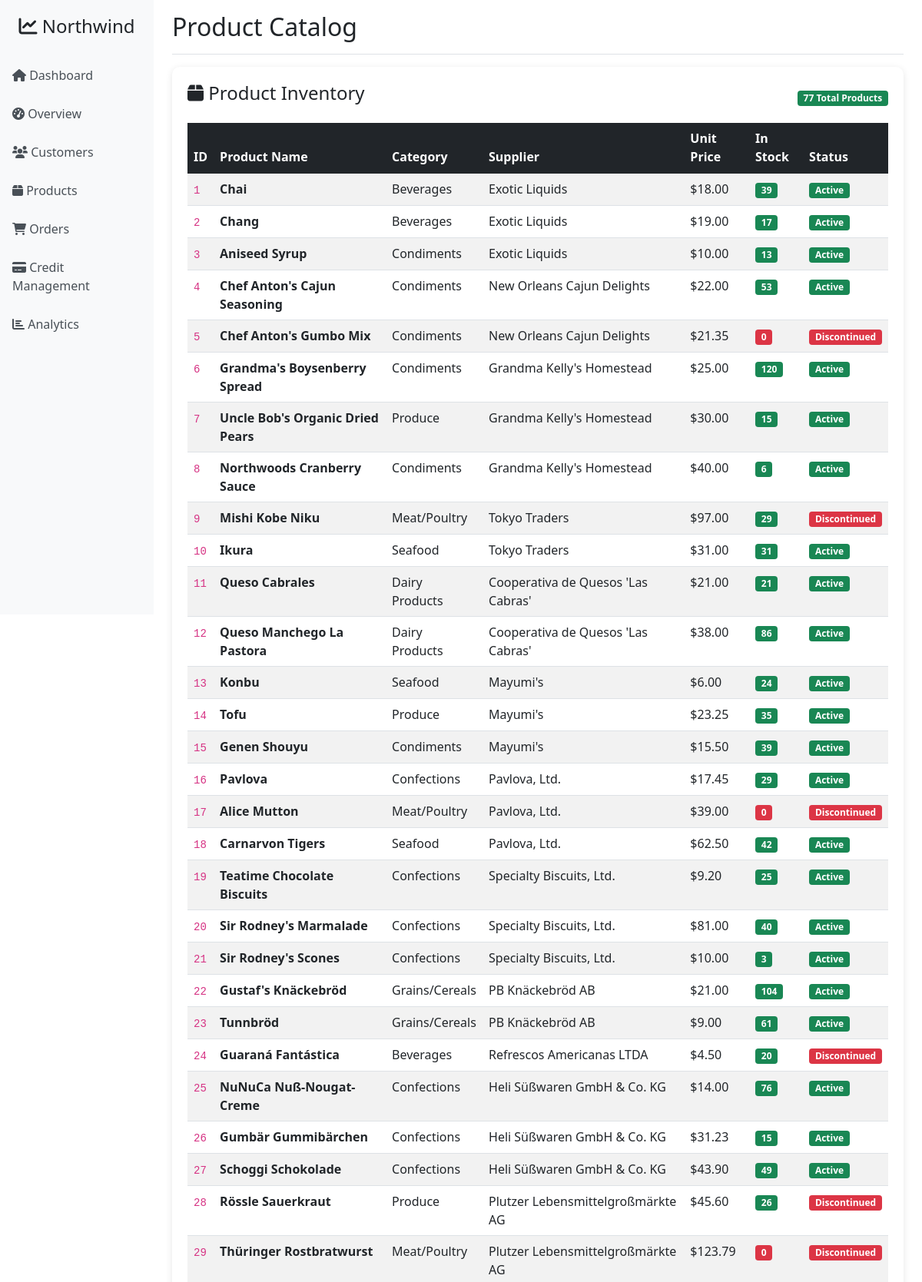
Page /products (upper part) on the committed database.
### src/models/northwind.py (models this page shows, shortened)
class Product(Base):
    __tablename__ = 'Product'
    Id = Column(Integer, primary_key=True)
    ProductName = Column(String(8000))
    SupplierId = Column(Integer, ForeignKey('Supplier.Id'), nullable=False)
    CategoryId = Column(Integer, ForeignKey('CategoryTableNameTest.Id'), nullable=False)
    QuantityPerUnit = Column(String(8000))
    UnitPrice = Column(Numeric, nullable=False)
    UnitsInStock = Column(Integer, nullable=False)
    UnitsOnOrder = Column(Integer, nullable=False)
    ReorderLevel = Column(Integer, nullable=False)
    Discontinued = Column(Integer, nullable=False)
    UnitsShipped = Column(Integer)
    supplier = relationship("Supplier", back_populates="products")
    category = relationship("Category", back_populates="products")
    order_details = relationship("OrderDetail", back_populates="product")
    def to_dict(self):
        return {
            'Id': self.Id,
            'ProductName': self.ProductName,
            'SupplierId': self.SupplierId,
            'CategoryId': self.CategoryId,
            'QuantityPerUnit': self.QuantityPerUnit,
            'UnitPrice': float(self.UnitPrice) if self.UnitPrice else None,
            'UnitsInStock': self.UnitsInStock,
            'UnitsOnOrder': self.UnitsOnOrder,
            'ReorderLevel': self.ReorderLevel,
            'Discontinued': self.Discontinued,
            'UnitsShipped': self.UnitsShipped
        }

class Category(Base):
    __tablename__ = 'CategoryTableNameTest'
    Id = Column(Integer, primary_key=True)
    CategoryName_ColumnName = Column(String(8000))
    Description = Column(String(8000))
    Client_id = Column(Integer)
    products = relationship("Product", back_populates="category")

class Supplier(Base):
    __tablename__ = 'Supplier'
    Id = Column(Integer, primary_key=True)
    CompanyName = Column(String(8000))
    ContactName = Column(String(8000))
    ContactTitle = Column(String(8000))
    Address = Column(String(8000))
    City = Column(String(8000))
    Region = Column(String(8000))
    PostalCode = Column(String(8000))
    Country = Column(String(8000))
    Phone = Column(String(8000))
    Fax = Column(String(8000))
    HomePage = Column(String(8000))
    products = relationship("Product", back_populates="supplier")

### src/routes/main_routes.py (the view)
@bp.route('/products')
def products():
    try:
        data_service = DataService()
        products = data_service.get_products_with_details()
        categories = data_service.get_categories()
        return render_template('products.html', products=products, categories=categories)
    except Exception as e:
        return render_template('products.html', products=[], categories=[])

### src/services/data_service.py (called while the page is built)
    def __del__(self):
        if hasattr(self, 'session'):
            self.session.close()

    def get_products_with_details(self) -> List[Dict]:
        products = self.session.query(Product, Category, Supplier)\
            .join(Category, Product.CategoryId == Category.Id)\
            .join(Supplier, Product.SupplierId == Supplier.Id)\
            .all()
        result = []
        for product, category, supplier in products:
            product_dict = product.to_dict()
            product_dict['CategoryName'] = category.CategoryName_ColumnName
            product_dict['SupplierName'] = supplier.CompanyName
            result.append(product_dict)
        return result

    def get_categories(self) -> List[Category]:
        return self.session.query(Category).all()

### templates/products.html (shortened to what this page needs)
{% extends "base.html" %}
{% block header %}Product Catalog{% endblock %}
{% block content %}
<div class="row">
    <div class="col-md-12">
        <div class="chart-container">
            <div class="d-flex justify-content-between align-items-center mb-3">
                <h4><i class="fas fa-box"></i> Product Inventory</h4>
                <div>
                    <span class="badge bg-success">{{ products|length if products else 0 }} Total Products</span>
                </div>
            </div>
            {% if products %}
            <div class="table-responsive">
                <table class="table table-striped table-hover">
                    <thead class="table-dark">
                        <tr>
                            <th>ID</th>
                            <th>Product Name</th>
                            <th>Category</th>
                            <th>Supplier</th>
                            <th>Unit Price</th>
                            <th>In Stock</th>
                            <th>Status</th>
                        </tr>
                    </thead>
                    <tbody>
                        {% for product in products %}
                        <tr>
                            <td><code>{{ product.Id }}</code></td>
                            <td><strong>{{ product.ProductName or 'N/A' }}</strong></td>
                            <td>{{ product.CategoryName or 'N/A' }}</td>
                            <td>{{ product.SupplierName or 'N/A' }}</td>
                            <td>
                                {% if product.UnitPrice %}
                                    ${{ "%.2f"|format(product.UnitPrice) }}
                                {% else %}
                                    N/A
                                {% endif %}
                            </td>
                            <td>
                                <span class="badge {% if product.UnitsInStock and product.UnitsInStock > 0 %}bg-success{% else %}bg-danger{% endif %}">
                                    {{ product.UnitsInStock or 0 }}
                                </span>
                            </td>
                            <td>
                                {% if product.Discontinued %}
                                    <span class="badge bg-danger">Discontinued</span>
                                {% else %}
                                    <span class="badge bg-success">Active</span>
                                {% endif %}
                            </td>
                        </tr>
                        {% endfor %}
                    </tbody>
                </table>
            </div>
            {% else %}
            <div class="alert alert-info">
                <i class="fas fa-info-circle"></i> No products found in the database.
            </div>
            {% endif %}
        </div>
    </div>
</div>
{% endblock %}

### templates/base.html (style rules this page uses)
.chart-container { background: white; border-radius: 10px; padding: 20px; box-shadow: 0 2px 10px rgba(0,0,0,0.1); margin-bottom: 20px; }

### rows in the picture
Product: Id "1", ProductName "Chai", CategoryName_ColumnName "Beverages", CompanyName "Exotic Liquids", UnitPrice "18.00", UnitsInStock "39", shows "Active"
Product: Id "2", ProductName "Chang", CategoryName_ColumnName "Beverages", CompanyName "Exotic Liquids", UnitPrice "19.00", UnitsInStock "17", shows "Active"
Product: Id "3", ProductName "Aniseed Syrup", CategoryName_ColumnName "Condiments", CompanyName "Exotic Liquids", UnitPrice "10.00", UnitsInStock "13", shows "Active"
Product: Id "4", ProductName "Chef Anton's Cajun Seasoning", CategoryName_ColumnName "Condiments", CompanyName "New Orleans Cajun Delights", UnitPrice "22.00", UnitsInStock "53", shows "Active"
Product: Id "5", ProductName "Chef Anton's Gumbo Mix", CategoryName_ColumnName "Condiments", CompanyName "New Orleans Cajun Delights", UnitPrice "21.35", UnitsInStock "0", shows "Discontinued"
Product: Id "6", ProductName "Grandma's Boysenberry Spread", CategoryName_ColumnName "Condiments", CompanyName "Grandma Kelly's Homestead", UnitPrice "25.00", UnitsInStock "120", shows "Active"
Product: ProductName "Uncle Bob's Organic Dried Pears"
Category: CategoryName_ColumnName "Produce"
Supplier: CompanyName "Grandma Kelly's Homestead"
Product: Id "8", ProductName "Northwoods Cranberry Sauce", CategoryName_ColumnName "Condiments", CompanyName "Grandma Kelly's Homestead", UnitPrice "40.00", UnitsInStock "6", shows "Active"
Product: Id "9", ProductName "Mishi Kobe Niku", CategoryName_ColumnName "Meat/Poultry", CompanyName "Tokyo Traders", UnitPrice "97.00", UnitsInStock "29", shows "Discontinued"
Product: Id "10", ProductName "Ikura", CategoryName_ColumnName "Seafood", CompanyName "Tokyo Traders", UnitPrice "31.00", UnitsInStock "31", shows "Active"
Product: Id "11", ProductName "Queso Cabrales", CategoryName_ColumnName "Dairy Products", CompanyName "Cooperativa de Quesos 'Las Cabras'", UnitPrice "21.00", UnitsInStock "21", shows "Active"
Product: Id "12", ProductName "Queso Manchego La Pastora", CategoryName_ColumnName "Dairy Products", CompanyName "Cooperativa de Quesos 'Las Cabras'", UnitPrice "38.00", UnitsInStock "86", shows "Active"
Product: Id "13", ProductName "Konbu", CategoryName_ColumnName "Seafood", CompanyName "Mayumi's", UnitPrice "6.00", UnitsInStock "24", shows "Active"
Product: Id "14", ProductName "Tofu", CategoryName_ColumnName "Produce", CompanyName "Mayumi's", UnitPrice "23.25", UnitsInStock "35", shows "Active"
Product: Id "15", ProductName "Genen Shouyu", CategoryName_ColumnName "Condiments", CompanyName "Mayumi's", UnitPrice "15.50", UnitsInStock "39", shows "Active"
Product: Id "16", ProductName "Pavlova", CategoryName_ColumnName "Confections", CompanyName "Pavlova, Ltd.", UnitPrice "17.45", UnitsInStock "29", shows "Active"
Product: Id "17", ProductName "Alice Mutton", CategoryName_ColumnName "Meat/Poultry", CompanyName "Pavlova, Ltd.", UnitPrice "39.00", UnitsInStock "0", shows "Discontinued"
Product: Id "18", ProductName "Carnarvon Tigers", CategoryName_ColumnName "Seafood", CompanyName "Pavlova, Ltd.", UnitPrice "62.50", UnitsInStock "42", shows "Active"
Product: Id "19", ProductName "Teatime Chocolate Biscuits", CategoryName_ColumnName "Confections", CompanyName "Specialty Biscuits, Ltd.", UnitPrice "9.20", UnitsInStock "25", shows "Active"
Product: Id "20", ProductName "Sir Rodney's Marmalade", CategoryName_ColumnName "Confections", CompanyName "Specialty Biscuits, Ltd.", UnitPrice "81.00", UnitsInStock "40", shows "Active"
Product: Id "21", ProductName "Sir Rodney's Scones", CategoryName_ColumnName "Confections", CompanyName "Specialty Biscuits, Ltd.", UnitPrice "10.00", UnitsInStock "3", shows "Active"
Product: Id "22", ProductName "Gustaf's Knäckebröd", CategoryName_ColumnName "Grains/Cereals", CompanyName "PB Knäckebröd AB", UnitPrice "21.00", UnitsInStock "104", shows "Active"
Product: Id "23", ProductName "Tunnbröd", CategoryName_ColumnName "Grains/Cereals", CompanyName "PB Knäckebröd AB", UnitPrice "9.00", UnitsInStock "61", shows "Active"
Product: Id "24", ProductName "Guaraná Fantástica", CategoryName_ColumnName "Beverages", CompanyName "Refrescos Americanas LTDA", UnitPrice "4.50", UnitsInStock "20", shows "Discontinued"
Product: Id "25", ProductName "NuNuCa Nuß-Nougat-Creme", CategoryName_ColumnName "Confections", CompanyName "Heli Süßwaren GmbH & Co. KG", UnitPrice "14.00", UnitsInStock "76", shows "Active"
Product: Id "26", ProductName "Gumbär Gummibärchen", CategoryName_ColumnName "Confections", CompanyName "Heli Süßwaren GmbH & Co. KG", UnitPrice "31.23", UnitsInStock "15", shows "Active"
Product: Id "27", ProductName "Schoggi Schokolade", CategoryName_ColumnName "Confections", CompanyName "Heli Süßwaren GmbH & Co. KG", UnitPrice "43.90", UnitsInStock "49", shows "Active"
Product: Id "28", ProductName "Rössle Sauerkraut", CategoryName_ColumnName "Produce", CompanyName "Plutzer Lebensmittelgroßmärkte AG", UnitPrice "45.60", UnitsInStock "26", shows "Discontinued"
Product: Id "29", ProductName "Thüringer Rostbratwurst", CategoryName_ColumnName "Meat/Poultry", CompanyName "Plutzer Lebensmittelgroßmärkte AG", UnitPrice "123.79", UnitsInStock "0", shows "Discontinued"

### other values in the picture
{{ products|length if products else 0 }} "77"
{{ product.Id }} "7"
{{ "%.2f"|format(product.UnitPrice) }} "30.00"
{{ product.UnitsInStock or 0 }} "15"
